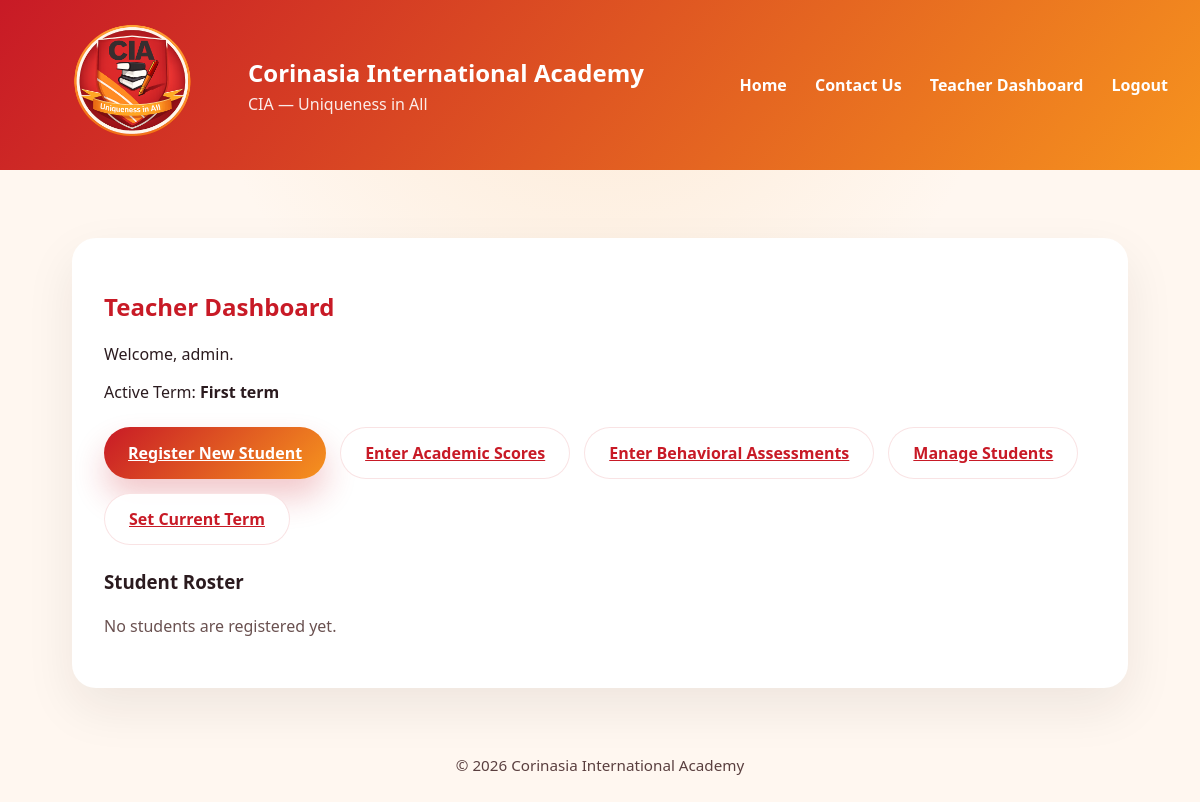
The page /teacher/dashboard/ (signed in) on the database as committed earlier.
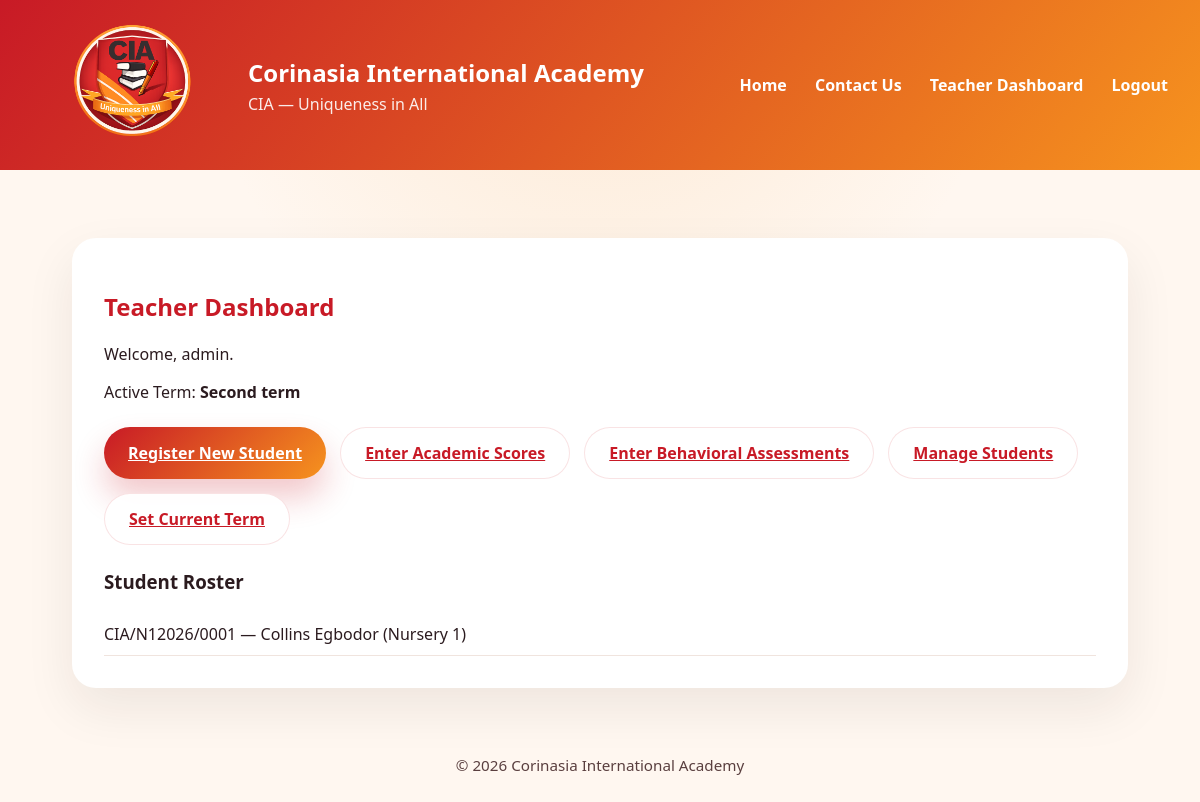
The same page on the database as committed later.
### grades/models.py (models this page shows, shortened)
class TermSetting(models.Model):
    current_term = models.CharField(
        max_length=20,
        choices=TERM_CHOICES,
        default='first_term',
        help_text='Set the currently active academic term for the portal'
    )
    updated_at = models.DateTimeField(auto_now=True)
    class Meta:
        verbose_name = 'Term Setting'
        verbose_name_plural = 'Term Settings'
    @classmethod
    def get_current_term(cls):
        term_setting = cls.objects.first()
        return term_setting.current_term if term_setting else 'first_term'

class Student(models.Model):
    student_id = models.CharField(max_length=20, unique=True, db_index=True, help_text="Unique student ID")
    first_name = models.CharField(max_length=100)
    last_name = models.CharField(max_length=100)
    class_name = models.CharField(max_length=50, blank=True, null=True, help_text="Student's class (e.g., JSS1A, SS2B)")
    nationality = models.CharField(max_length=50, default='Nigeria')
    state_of_origin = models.CharField(max_length=50, blank=True, null=True)
    club_and_society = models.CharField(max_length=100, blank=True, null=True)
    sport_house = models.CharField(max_length=50, blank=True, null=True)
    date_of_birth = models.DateField(blank=True, null=True)
    enrollment_date = models.DateField(default=datetime.today)
    class Meta:
        ordering = ['last_name', 'first_name']
        verbose_name = "Student"
        verbose_name_plural = "Students"
        indexes = [
            models.Index(fields=['last_name', 'first_name']),
            models.Index(fields=['class_name']),
        ]

### grades/views.py (the view)
# urls.py: path('teacher/dashboard/', views.teacher_dashboard, name='teacher_dashboard'),
@login_required
def teacher_dashboard(request):
    if not request.user.is_staff:
        messages.warning(request, 'Teacher access only. Please sign in with a teacher account.')
        return redirect('student_dashboard')
    students = Student.objects.all().order_by('last_name')
    form = StudentSignUpForm()
    current_term = TermSetting.get_current_term()
    return render(request, 'grades/teacher_dashboard.html', {
        'students': students,
        'form': form,
        'current_term': current_term,
    })

### grades/templatetags/custom_filters.py (called while the page is built)
@register.filter
def replace(value, arg):
    if not value or not arg or len(arg) < 2:
        return value
    old, new = arg[0], arg[1:]
    return str(value).replace(old, new)

### grades/templates/grades/teacher_dashboard.html
{% extends 'grades/base.html' %}
{% load custom_filters %}
{% block content %}
<div class="dashboard-shell">
    <div class="dashboard-card teacher-card">
        <h2>Teacher Dashboard</h2>
        <p>Welcome, {{ user.get_full_name|default:user.username }}.</p>
        <p class="current-term-label">Active Term: <strong>{{ current_term|capfirst|replace:"_ " }}</strong></p>
        <div class="teacher-actions">
            <a class="button button-primary" href="{% url 'register_student' %}">Register New Student</a>
            <a class="button button-secondary" href="{% url 'enter_academic_scores' %}">Enter Academic Scores</a>
            <a class="button button-secondary" href="{% url 'enter_behavioral_assessments' %}">Enter Behavioral Assessments</a>
            <a class="button button-secondary" href="{% url 'manage_students' %}">Manage Students</a>
            <a class="button button-secondary" href="{% url 'set_current_term' %}">Set Current Term</a>
        </div>
        <div class="student-list">
            <h3>Student Roster</h3>
            {% if students %}
                <ul>
                    {% for student in students %}
                        <li>{{ student.student_id }} — {{ student.first_name }} {{ student.last_name }} ({{ student.class_name|default:'No Class' }})</li>
                    {% endfor %}
                </ul>
            {% else %}
                <p class="empty-state">No students are registered yet.</p>
            {% endif %}
        </div>
    </div>
</div>
{% endblock %}

### grades/templates/grades/base.html (shortened to what this page needs)
{% load static %}
<!DOCTYPE html>
<html lang="en">
<head>
    <link rel="stylesheet" href="{% static 'grades/css/style.css' %}">
</head>
<body>
    <header class="site-header">
        <div class="brand">
            <img src="{% static 'logo2.png' %}" alt="CIA Logo" class="brand-logo">
            <div>
                <h1>Corinasia International Academy</h1>
                <p>CIA — Uniqueness in All</p>
            </div>
        </div>
        <nav class="top-nav">
            <a href="{% url 'home' %}">Home</a>
            <a href="#contact">Contact Us</a>
            {% if user.is_authenticated %}
                {% if user.is_staff %}
                    <a href="{% url 'teacher_dashboard' %}">Teacher Dashboard</a>
                {% else %}
                    <a href="{% url 'student_dashboard' %}">Student Dashboard</a>
                {% endif %}
                <a href="{% url 'logout' %}">Logout</a>
            {% else %}
                <a href="{% url 'login' %}">Login</a>
            {% endif %}
        </nav>
    </header>
    <main class="page-shell">
        {% block content %}{% endblock %}
    </main>
    <footer class="site-footer">
        <p>© {% now 'Y' %} Corinasia International Academy</p>
    </footer>
</body>
</html>

### grades/static/grades/css/style.css (style rules this page uses)
:root { --brand-red: #c81a26; --brand-orange: #f6931e; --brand-white: #ffffff; --brand-dark: #24181c; --surface: #faf6f3; --surface-alt: #fff1e6; --text: #2b1b1f; }
* { box-sizing: border-box; }
body { margin: 0; font-family: 'Segoe UI', Tahoma, Geneva, Verdana, sans-serif; background: radial-gradient(circle at top, rgba(248, 209, 163, 0.35), transparent 40%), #fff7f0; color: var(--text); }
.site-header { display: flex; justify-content: space-between; align-items: center; padding: 18px 32px; background: linear-gradient(130deg, var(--brand-red), var(--brand-orange)); color: var(--brand-white); }
.brand { display: flex; align-items: center; gap: 16px; }
.brand-logo { width: 200px; height: auto; border-radius: 18px; padding: 1px; }
.brand h1 { margin: 0; font-size: 1.5rem; }
.brand p { margin: 4px 0 0; opacity: 0.9; }
.top-nav a { color: var(--brand-white); text-decoration: none; margin-left: 24px; font-weight: 600; }
.page-shell { padding: 32px; max-width: 1120px; margin: 0 auto; }
.hero-copy, .hero-card, .dashboard-card, .login-card { background: var(--brand-white); border-radius: 24px; box-shadow: 0 20px 50px rgba(40, 20, 20, 0.08); padding: 32px; }
.hero-copy h2, .dashboard-card h2, .login-card h2 { color: var(--brand-red); }
.button { display: inline-flex; align-items: center; justify-content: center; padding: 14px 24px; border-radius: 999px; font-weight: 700; transition: transform 0.2s ease, box-shadow 0.2s ease; }
.button-primary { color: var(--brand-white); background: linear-gradient(135deg, var(--brand-red), var(--brand-orange)); box-shadow: 0 18px 32px rgba(200, 26, 38, 0.24); }
.button-secondary { color: var(--brand-red); background: rgba(255, 255, 255, 0.95); border: 1px solid rgba(200, 26, 38, 0.12); }
.login-panel, .dashboard-shell { display: flex; justify-content: center; padding-top: 36px; }
.student-list ul { list-style: none; padding: 0; margin: 0; }
.student-list li { padding: 10px 0; border-bottom: 1px solid #f0e4de; }
.teacher-actions { display: flex; flex-wrap: wrap; gap: 14px; margin: 24px 0; }
.site-footer { padding: 20px 32px; text-align: center; font-size: 0.95rem; color: #5a3f3f; }

Rows that differ between the two databases and show on the page:
changed TermSetting: current_term "First term" → "Second term"
added Student: student_id "CIA/N12026/0001", first_name "Collins", last_name "Egbodor", class_name "Nursery 1"
Other text that changed with them:
text no longer shown: "No students are registered yet."
